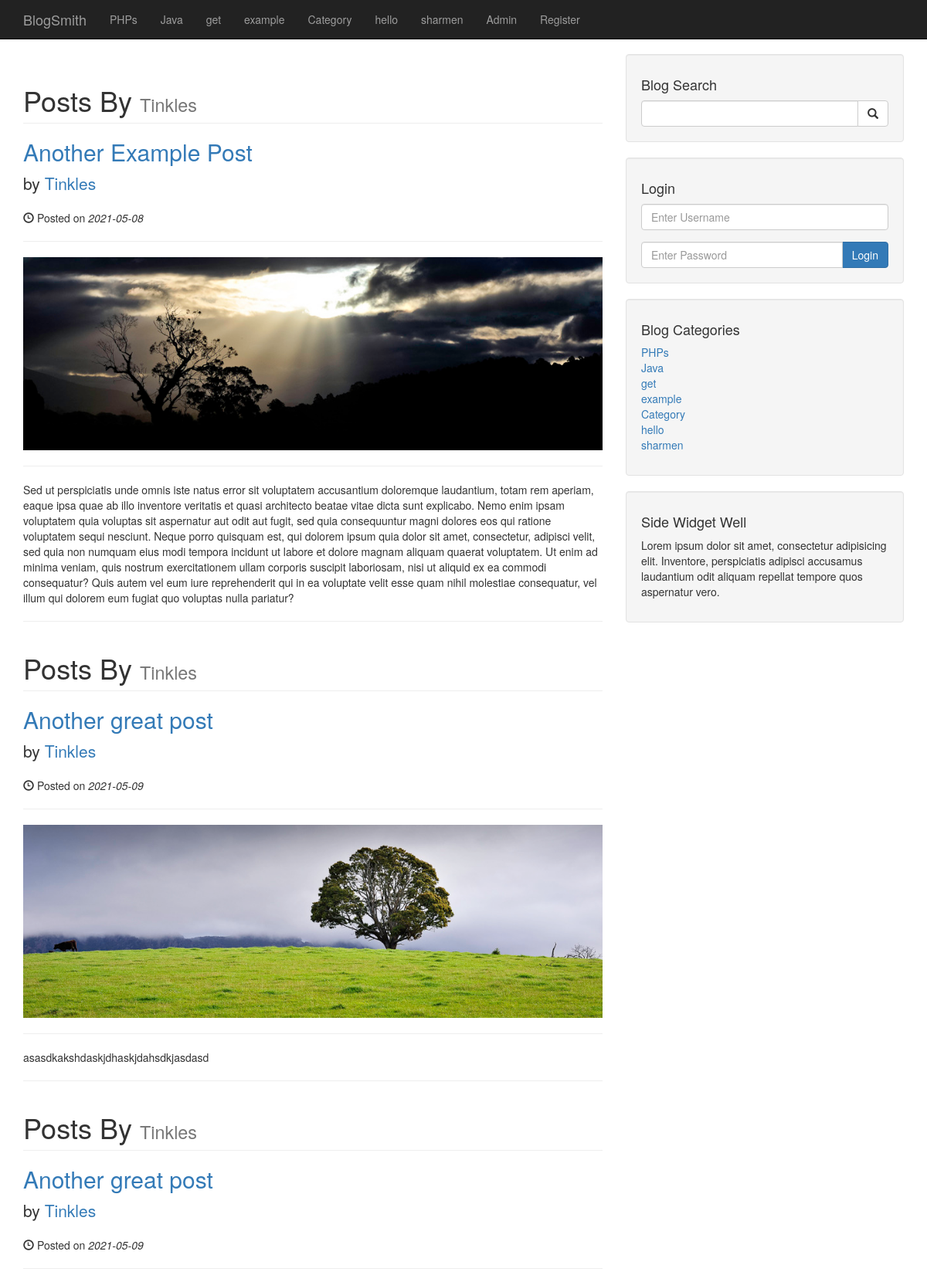
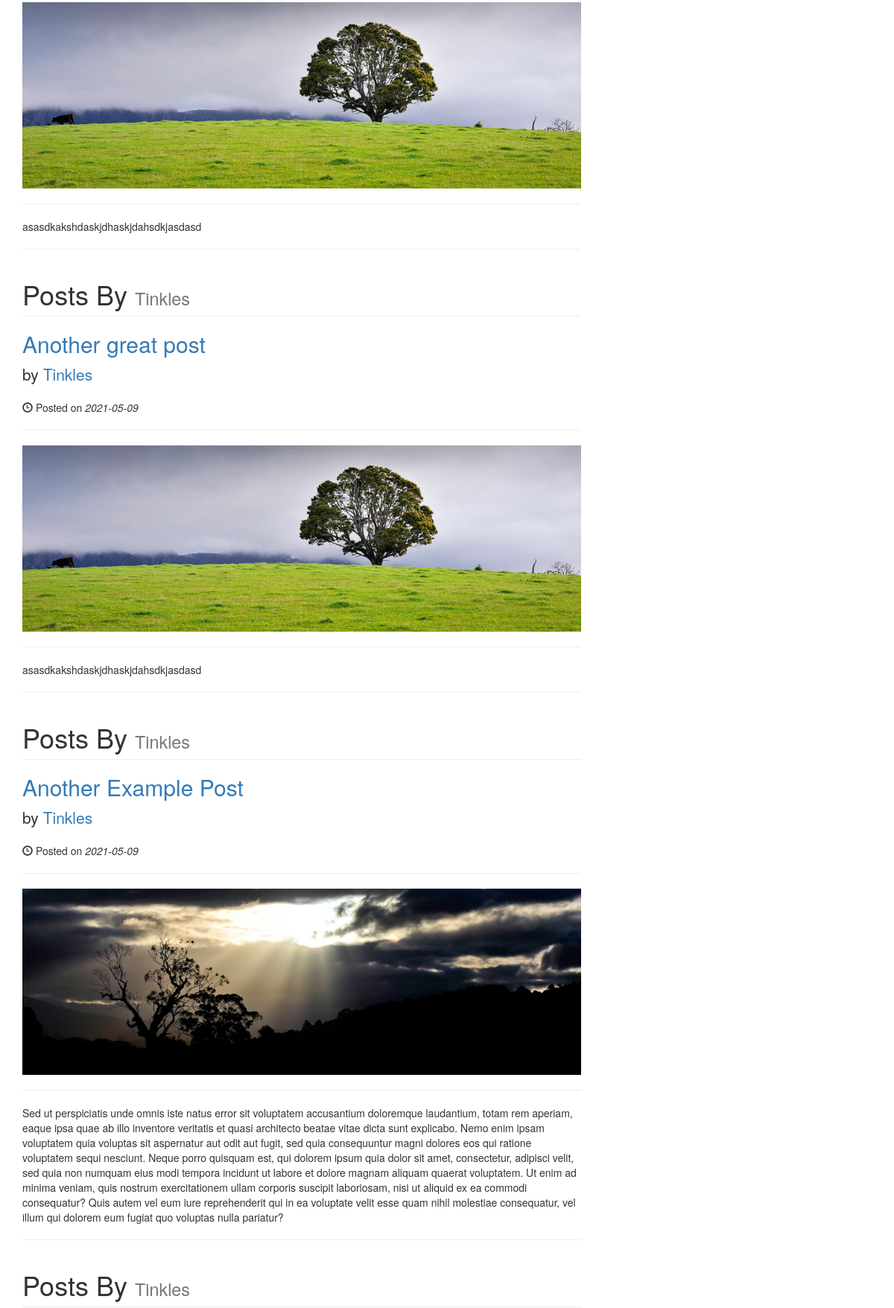
Screenshot of /author_post.php?author=Tinkles&p_id=22 (upper part) with the database file from the repository (2 pictures, top to bottom).
### tables this page shows
CREATE TABLE `categories` (
  `cat_id` int(3) NOT NULL,
  `cat_title` varchar(255) NOT NULL
);

CREATE TABLE `posts` (
  `post_id` int(3) NOT NULL,
  `post_category_id` int(3) NOT NULL,
  `post_title` varchar(255) NOT NULL,
  `post_author` varchar(255) NOT NULL,
  `post_date` date NOT NULL,
  `post_image` text NOT NULL,
  `post_content` text NOT NULL,
  `post_tags` varchar(255) NOT NULL,
  `post_comment_count` int(11) NOT NULL DEFAULT 0,
  `post_status` varchar(255) NOT NULL DEFAULT 'DRAFT',
  `post_view_count` int(11) NOT NULL DEFAULT 0
);

### author_post.php (the view, shortened to what this page needs)
<?php include 'includes/header.php';?>
<?php include 'includes/navigation.php';?>
    <div class="container">
        <div class="row">
            <div class="col-md-8">
                <?php
                    if(isset($_GET['p_id'])) {
                        $postAuthor = $_GET['author'];
                    }
                    $query = "SELECT * FROM posts WHERE post_author = '{$postAuthor}' ";
                    $allPostsQuery = mysqli_query($dbConnect, $query);
                    while($row = mysqli_fetch_assoc($allPostsQuery)) {
                       $postTitle =  $row['post_title'];
                       $postAuthor =  $row['post_author'];
                       $postDate =  $row['post_date'];
                       $postImage =  $row['post_image'];
                       $postContent =  $row['post_content'];
                       ?>
                <h1 class="page-header">
                    Posts By
                    <small><?php echo $postAuthor?></small>
                </h1>
                <h2>
                    <a href="#"><?php echo $postTitle ?></a>
                </h2>
                    <p class="lead">
                        by <a href="index.php"><?php echo $postAuthor ?></a>
                    </p>
                    <p><span class="glyphicon glyphicon-time"></span> Posted on <i><?php echo $postDate ?></i></p>
                    <hr>
                    <img class="img-responsive" src="admin/images/<?php echo $postImage?>" alt="">
                    <hr>
                    <p><?php echo $postContent ?></p>
                <hr>
                <?php } ?>
            </div>
            <?php include 'includes/sidebar.php';?>
        </div>
        <?php include 'includes/footer.php';?>

### includes/navigation.php (shortened to what this page needs)
<nav class="navbar navbar-inverse navbar-fixed-top" role="navigation">
        <div class="container">
            <div class="navbar-header">
                <a class="navbar-brand" href="./index.php">BlogSmith</a>
            </div>
            <div class="collapse navbar-collapse" id="bs-example-navbar-collapse-1">
                <ul class="nav navbar-nav">
                    <?php
                        $query = "SELECT * FROM categories";
                        $allCategoriesQuery = mysqli_query($dbConnect, $query);
                        while($row = mysqli_fetch_assoc($allCategoriesQuery)) {
                           $catTitle =  $row['cat_title'];
                           echo "<li><a href='#'>{$catTitle}</a></li>";
                        }
                    ?>
                    <li>
                        <a href="admin">Admin</a>
                    </li>
                    <li>
                        <a href="registration.php">Register</a>
                    </li>
                </ul>
            </div>
        </div>
    </nav>

### includes/sidebar.php
<div class="col-md-4">
                <div class="well">
                    <h4>Blog Search</h4>
                    <form action="search.php" method="post">
                        <div class="input-group">
                            <input name="search" type="text" class="form-control">
                            <span class="input-group-btn">
                                <button name="submit" class="btn btn-default" type="submit">
                                    <span class="glyphicon glyphicon-search"></span>
                                </button>
                            </span>
                        </div>
                    </form>
                </div>
                <div class="well">
                    <h4>Login</h4>
                    <form action="includes/login.php" method="post">
                        <div class="form-group">
                            <input name="username" type="text" class="form-control" placeholder="Enter Username">
                        </div>
                        <div class="input-group">
                            <input name="password" type="password" class="form-control" placeholder="Enter Password">
                            <span class="input-group-btn">
                                <button class="btn btn-primary" name="login" type="submit">Login</button>
                            </span>
                        </div>
                    </form>
                </div>
                <div class="well">
                    <?php
                        $query = "SELECT * FROM categories";
                        $selectCategorySidebar = mysqli_query($dbConnect, $query);
                    ?>
                    <h4>Blog Categories</h4>
                    <div class="row">
                        <div class="col-lg-12">
                            <ul class="list-unstyled">
                                <?php
                                    while($row = mysqli_fetch_assoc($selectCategorySidebar)) {
                                    $catTitle =  $row['cat_title'];
                                    $catId = $row['cat_id'];
                                    echo "<li><a href='category.php?category=$catId'>{$catTitle}</a></li>";
                                }
                                ?>
                            </ul>
                        </div>
                    </div>
                </div>
               <?php include "widget.php"?>
            </div>

### css/blog-home.css (style rules this page uses)
body { padding-top: 70px; }

### rows the page displays
categories: cat_title "PHPs"
categories: cat_title "Java"
categories: cat_title "get"
categories: cat_title "example"
categories: cat_title "Category"
categories: cat_title "hello"
categories: cat_title "sharmen"
posts: post_author "Tinkles", post_title "Another Example Post", post_date "2021-05-08", post_image (picture), post_content "Sed ut perspiciatis unde omnis iste natus error sit voluptatem accusantium doloremque laudantium, totam rem aperiam, eaque ipsa quae ab illo inventore veritatis et quasi architecto beatae vitae dicta sunt explicabo. Nemo enim ipsam voluptatem quia voluptas sit aspernatur aut odit aut fugit, sed quia consequuntur magni dolores eos qui ratione voluptatem sequi nesciunt. Neque porro quisquam est, qui dolorem ipsum quia dolor sit amet, consectetur, adipisci velit, sed quia non numquam eius modi tempora incidunt ut labore et dolore magnam aliquam quaerat voluptatem. Ut enim ad minima veniam, quis nostrum exercitationem ullam corporis suscipit laboriosam, nisi ut aliquid ex ea commodi…"
posts: post_author "Tinkles", post_title "Another great post", post_date "2021-05-09", post_image (picture), post_content "asasdkakshdaskjdhaskjdahsdkjasdasd"
posts: post_author "Tinkles", post_title "Another great post", post_date "2021-05-09", post_image (picture), post_content "asasdkakshdaskjdhaskjdahsdkjasdasd"
posts: post_author "Tinkles", post_title "Another great post", post_date "2021-05-09", post_image (picture), post_content "asasdkakshdaskjdhaskjdahsdkjasdasd"
posts: post_author "Tinkles", post_title "Another Example Post", post_date "2021-05-09", post_image (picture), post_content "Sed ut perspiciatis unde omnis iste natus error sit voluptatem accusantium doloremque laudantium, totam rem aperiam, eaque ipsa quae ab illo inventore veritatis et quasi architecto beatae vitae dicta sunt explicabo. Nemo enim ipsam voluptatem quia voluptas sit aspernatur aut odit aut fugit, sed quia consequuntur magni dolores eos qui ratione voluptatem sequi nesciunt. Neque porro quisquam est, qui dolorem ipsum quia dolor sit amet, consectetur, adipisci velit, sed quia non numquam eius modi tempora incidunt ut labore et dolore magnam aliquam quaerat voluptatem. Ut enim ad minima veniam, quis nostrum exercitationem ullam corporis suscipit laboriosam, nisi ut aliquid ex ea commodi…"
posts: post_author "Tinkles"
